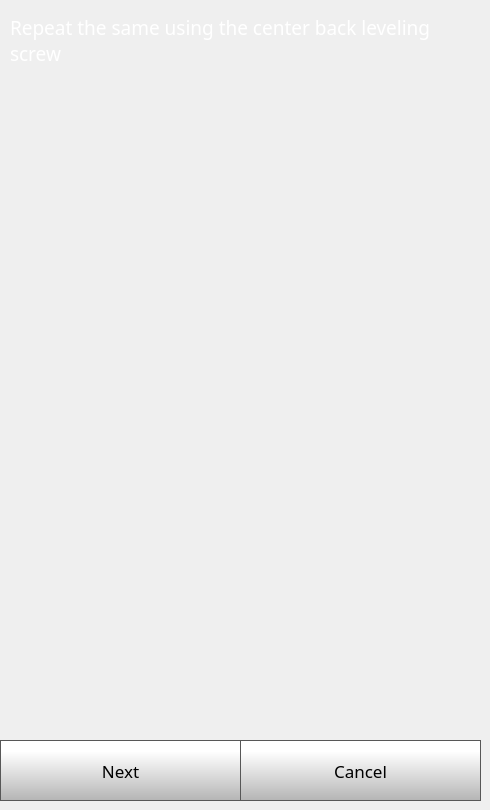
    <widget class="QWidget" name="quickStep4Page">
     <widget class="QPushButton" name="quickStep4NextButton">
      <property name="geometry">
       <rect>
        <x>0</x>
        <y>740</y>
        <width>241</width>
        <height>61</height>
       </rect>
      </property>
      <property name="font">
       <font>
        <family>Gotham</family>
        <pointsize>13</pointsize>
       </font>
      </property>
      <property name="styleSheet">
       <string notr="true">QPushButton {
     border: 1px solid rgb(87, 87, 87);
	background-color: qlineargradient(spread:pad, x1:0, y1:1, x2:0, y2:0.188, stop:0 rgba(180, 180, 180, 255), stop:1 rgba(255, 255, 255, 255));


}

QPushButton:pressed {
    background-color: qlineargradient(x1: 0, y1: 0, x2: 0, y2: 1,
                                      stop: 0 #dadbde, stop: 1 #f6f7fa);
}

QPushButton:flat {
    border: none; /* no border for a flat push button */
}

QPushButton:default {
    border-color: navy; /* make the default button prominent */
}

QPushButton:focus {
	outline: none;
}</string>
      </property>
      <property name="text">
       <string>Next</string>
      </property>
      <property name="iconSize">
       <size>
        <width>40</width>
        <height>40</height>
       </size>
      </property>
     </widget>
     <widget class="QPushButton" name="quickStep4CancelButton">
      <property name="geometry">
       <rect>
        <x>240</x>
        <y>740</y>
        <width>241</width>
        <height>61</height>
       </rect>
      </property>
      <property name="font">
       <font>
        <family>Gotham</family>
        <pointsize>13</pointsize>
       </font>
      </property>
      <property name="styleSheet">
       <string notr="true">QPushButton {
     border: 1px solid rgb(87, 87, 87);
	background-color: qlineargradient(spread:pad, x1:0, y1:1, x2:0, y2:0.188, stop:0 rgba(180, 180, 180, 255), stop:1 rgba(255, 255, 255, 255));


}

QPushButton:pressed {
    background-color: qlineargradient(x1: 0, y1: 0, x2: 0, y2: 1,
                                      stop: 0 #dadbde, stop: 1 #f6f7fa);
}

QPushButton:flat {
    border: none; /* no border for a flat push button */
}

QPushButton:default {
    border-color: navy; /* make the default button prominent */
}

QPushButton:focus {
	outline: none;
}</string>
      </property>
      <property name="text">
       <string>Cancel</string>
      </property>
      <property name="iconSize">
       <size>
        <width>40</width>
        <height>40</height>
       </size>
      </property>
     </widget>
     <widget class="QLabel" name="caliberateLabel_12">
      <property name="geometry">
       <rect>
        <x>10</x>
        <y>10</y>
        <width>471</width>
        <height>61</height>
       </rect>
      </property>
      <property name="font">
       <font>
        <family>Gotham</family>
        <pointsize>14</pointsize>
        <weight>50</weight>
        <bold>false</bold>
       </font>
      </property>
      <property name="styleSheet">
       <string notr="true">color: rgb(255, 255, 255);</string>
      </property>
      <property name="text">
       <string>Repeat the same using the center back leveling screw</string>
      </property>
      <property name="wordWrap">
       <bool>true</bool>
      </property>
     </widget>
    </widget>
